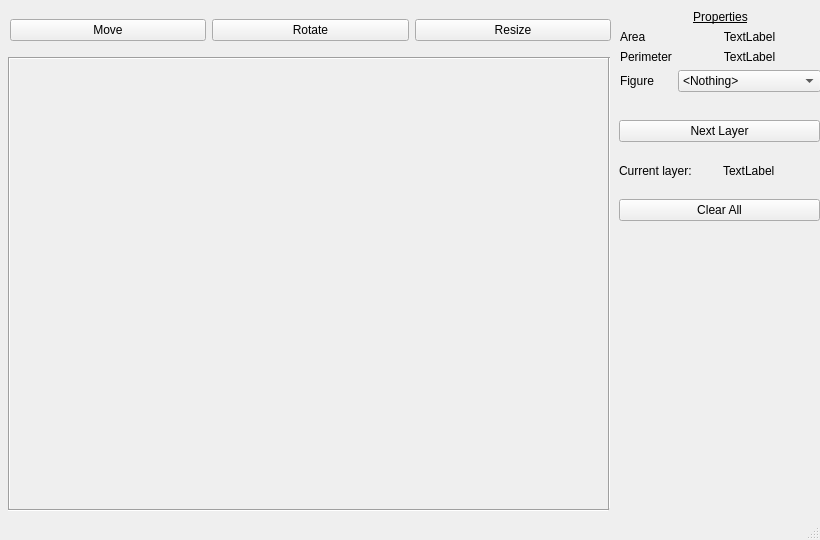
<?xml version="1.0" encoding="UTF-8"?>
<ui version="4.0">
 <class>MainWindow</class>
 <widget class="QMainWindow" name="MainWindow">
  <property name="geometry">
   <rect>
    <x>0</x>
    <y>0</y>
    <width>820</width>
    <height>540</height>
   </rect>
  </property>
  <property name="windowTitle">
   <string>MainWindow</string>
  </property>
  <widget class="QWidget" name="centralwidget">
   <widget class="QWidget" name="formLayoutWidget">
    <property name="geometry">
     <rect>
      <x>620</x>
      <y>10</y>
      <width>201</width>
      <height>101</height>
     </rect>
    </property>
    <layout class="QFormLayout" name="formLayout">
     <property name="sizeConstraint">
      <enum>QLayout::SetDefaultConstraint</enum>
     </property>
     <property name="rowWrapPolicy">
      <enum>QFormLayout::DontWrapRows</enum>
     </property>
     <property name="formAlignment">
      <set>Qt::AlignLeading|Qt::AlignLeft|Qt::AlignTop</set>
     </property>
     <property name="horizontalSpacing">
      <number>-1</number>
     </property>
     <item row="1" column="0">
      <widget class="QLabel" name="label">
       <property name="text">
        <string>Area</string>
       </property>
      </widget>
     </item>
     <item row="1" column="1">
      <widget class="QLabel" name="label_area">
       <property name="layoutDirection">
        <enum>Qt::LeftToRight</enum>
       </property>
       <property name="text">
        <string>TextLabel</string>
       </property>
       <property name="alignment">
        <set>Qt::AlignCenter</set>
       </property>
      </widget>
     </item>
     <item row="2" column="0">
      <widget class="QLabel" name="label_2">
       <property name="text">
        <string>Perimeter</string>
       </property>
      </widget>
     </item>
     <item row="2" column="1">
      <widget class="QLabel" name="label_perimeter">
       <property name="layoutDirection">
        <enum>Qt::LeftToRight</enum>
       </property>
       <property name="text">
        <string>TextLabel</string>
       </property>
       <property name="alignment">
        <set>Qt::AlignCenter</set>
       </property>
      </widget>
     </item>
     <item row="0" column="0" colspan="2">
      <widget class="QLabel" name="label_3">
       <property name="font">
        <font>
         <italic>false</italic>
         <underline>true</underline>
        </font>
       </property>
       <property name="cursor">
        <cursorShape>WhatsThisCursor</cursorShape>
       </property>
       <property name="text">
        <string>Properties</string>
       </property>
       <property name="textFormat">
        <enum>Qt::AutoText</enum>
       </property>
       <property name="scaledContents">
        <bool>false</bool>
       </property>
       <property name="alignment">
        <set>Qt::AlignCenter</set>
       </property>
       <property name="textInteractionFlags">
        <set>Qt::LinksAccessibleByMouse|Qt::TextEditable</set>
       </property>
      </widget>
     </item>
     <item row="3" column="1">
      <widget class="QComboBox" name="comboBox">
       <property name="editable">
        <bool>false</bool>
       </property>
       <property name="placeholderText">
        <string/>
       </property>
       <property name="frame">
        <bool>true</bool>
       </property>
       <item>
        <property name="text">
         <string>&lt;Nothing&gt;</string>
        </property>
       </item>
       <item>
        <property name="text">
         <string>Triangle</string>
        </property>
       </item>
       <item>
        <property name="text">
         <string>Circle</string>
        </property>
       </item>
       <item>
        <property name="text">
         <string>Rhombus</string>
        </property>
       </item>
       <item>
        <property name="text">
         <string>Square</string>
        </property>
       </item>
       <item>
        <property name="text">
         <string>Rectangle</string>
        </property>
       </item>
       <item>
        <property name="text">
         <string>Star #5</string>
        </property>
       </item>
       <item>
        <property name="text">
         <string>Star #6</string>
        </property>
       </item>
       <item>
        <property name="text">
         <string>Star #8</string>
        </property>
       </item>
       <item>
        <property name="text">
         <string>Hexagon</string>
        </property>
       </item>
       <item>
        <property name="text">
         <string>26's July 1918</string>
        </property>
       </item>
      </widget>
     </item>
     <item row="3" column="0">
      <widget class="QLabel" name="label_perimeter_2">
       <property name="text">
        <string>Figure</string>
       </property>
      </widget>
     </item>
    </layout>
   </widget>
   <widget class="QWidget" name="horizontalLayoutWidget">
    <property name="geometry">
     <rect>
      <x>10</x>
      <y>0</y>
      <width>601</width>
      <height>61</height>
     </rect>
    </property>
    <layout class="QHBoxLayout" name="horizontalLayout">
     <item>
      <widget class="QPushButton" name="pushButton_move">
       <property name="text">
        <string>Move</string>
       </property>
      </widget>
     </item>
     <item>
      <widget class="QPushButton" name="pushButton_rotate">
       <property name="text">
        <string>Rotate</string>
       </property>
      </widget>
     </item>
     <item>
      <widget class="QPushButton" name="pushButton_resize">
       <property name="autoFillBackground">
        <bool>false</bool>
       </property>
       <property name="text">
        <string>Resize</string>
       </property>
      </widget>
     </item>
    </layout>
   </widget>
   <widget class="QWidget" name="verticalLayoutWidget">
    <property name="geometry">
     <rect>
      <x>619</x>
      <y>120</y>
      <width>201</width>
      <height>101</height>
     </rect>
    </property>
    <layout class="QVBoxLayout" name="verticalLayout">
     <item>
      <widget class="QPushButton" name="pushButton_2">
       <property name="text">
        <string>Next Layer</string>
       </property>
      </widget>
     </item>
     <item>
      <layout class="QHBoxLayout" name="horizontalLayout_2">
       <item>
        <widget class="QLabel" name="label_4">
         <property name="text">
          <string>Current layer: </string>
         </property>
        </widget>
       </item>
       <item>
        <widget class="QLabel" name="label_currentFigure">
         <property name="text">
          <string>TextLabel</string>
         </property>
        </widget>
       </item>
      </layout>
     </item>
     <item>
      <widget class="QPushButton" name="pushButton">
       <property name="text">
        <string>Clear All</string>
       </property>
      </widget>
     </item>
    </layout>
   </widget>
   <widget class="Line" name="line">
    <property name="geometry">
     <rect>
      <x>8</x>
      <y>50</y>
      <width>601</width>
      <height>16</height>
     </rect>
    </property>
    <property name="orientation">
     <enum>Qt::Horizontal</enum>
    </property>
   </widget>
   <widget class="Line" name="line_2">
    <property name="geometry">
     <rect>
      <x>1</x>
      <y>57</y>
      <width>16</width>
      <height>452</height>
     </rect>
    </property>
    <property name="orientation">
     <enum>Qt::Vertical</enum>
    </property>
   </widget>
   <widget class="Line" name="line_3">
    <property name="geometry">
     <rect>
      <x>8</x>
      <y>502</y>
      <width>601</width>
      <height>16</height>
     </rect>
    </property>
    <property name="orientation">
     <enum>Qt::Horizontal</enum>
    </property>
   </widget>
   <widget class="Line" name="line_4">
    <property name="geometry">
     <rect>
      <x>601</x>
      <y>57</y>
      <width>16</width>
      <height>452</height>
     </rect>
    </property>
    <property name="orientation">
     <enum>Qt::Vertical</enum>
    </property>
   </widget>
  </widget>
  <widget class="QStatusBar" name="statusBar">
   <property name="enabled">
    <bool>true</bool>
   </property>
   <property name="statusTip">
    <string/>
   </property>
   <property name="accessibleDescription">
    <string/>
   </property>
  </widget>
 </widget>
 <resources/>
 <connections/>
</ui>
